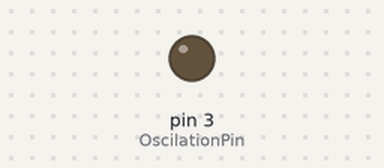
The sketch below on a simulated Arduino Uno, built with avr-gcc and run on an emulated ATmega328P. Parts: output pins drawn as LEDs (lit = HIGH).

Above: at 0.05 s.
At 0.15 s:
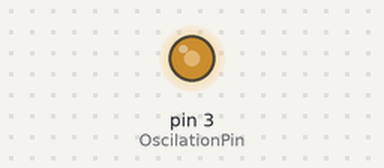
Timing chart, 0 to 3.0 s (numbered marks = the images above):
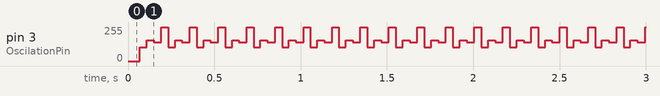

The sketch:

generator_frequency.ino
```cpp
#include <util/delay.h>

int OscilationPin = 3;

void setup() {
  Serial.begin(9600);
  pinMode(OscilationPin, OUTPUT);
}

void loop() {

  for(int f=0; f<256; f++)
  {
    analogWrite(OscilationPin, f);
    _delay_ms(0.1);
  }

  for(int f=256; f>0; f--)
  {
    analogWrite(OscilationPin, f);
    _delay_ms(0.1);
  }
}
```

Measured:
- by itself, pin 3 (OscilationPin): repeats every 0.16 s: 155/255 0.04 s, 140/255 0.04 s, 255/255 0.04 s, 104/255 0.04 s
